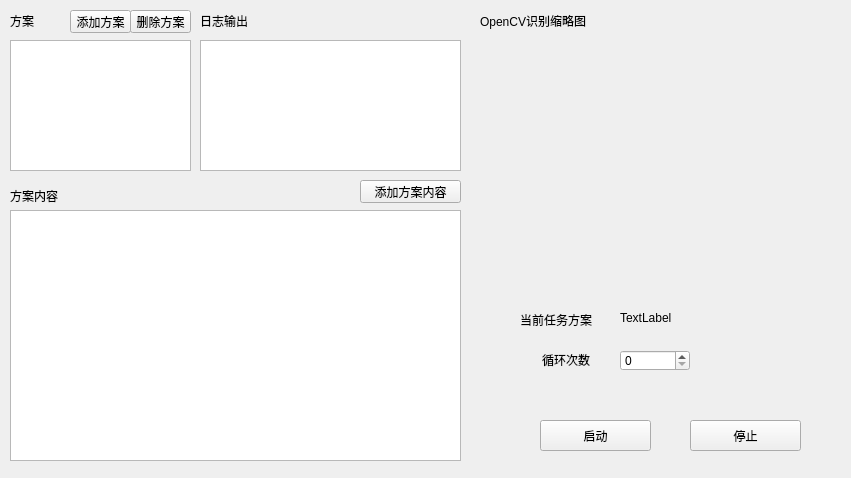
<?xml version="1.0" encoding="UTF-8"?>
<ui version="4.0">
 <class>mainwindow</class>
 <widget class="QWidget" name="mainwindow">
  <property name="enabled">
   <bool>true</bool>
  </property>
  <property name="geometry">
   <rect>
    <x>0</x>
    <y>0</y>
    <width>851</width>
    <height>478</height>
   </rect>
  </property>
  <property name="windowTitle">
   <string>mainwindow</string>
  </property>
  <widget class="QLabel" name="label">
   <property name="geometry">
    <rect>
     <x>10</x>
     <y>10</y>
     <width>31</width>
     <height>21</height>
    </rect>
   </property>
   <property name="text">
    <string>方案</string>
   </property>
  </widget>
  <widget class="QListWidget" name="listWidget">
   <property name="geometry">
    <rect>
     <x>10</x>
     <y>40</y>
     <width>181</width>
     <height>131</height>
    </rect>
   </property>
   <property name="editTriggers">
    <set>QAbstractItemView::EditTrigger::DoubleClicked</set>
   </property>
  </widget>
  <widget class="QLabel" name="label_2">
   <property name="geometry">
    <rect>
     <x>10</x>
     <y>185</y>
     <width>81</width>
     <height>21</height>
    </rect>
   </property>
   <property name="text">
    <string>方案内容</string>
   </property>
  </widget>
  <widget class="QTableWidget" name="tableWidget">
   <property name="geometry">
    <rect>
     <x>10</x>
     <y>210</y>
     <width>451</width>
     <height>251</height>
    </rect>
   </property>
   <property name="editTriggers">
    <set>QAbstractItemView::EditTrigger::NoEditTriggers</set>
   </property>
  </widget>
  <widget class="QLabel" name="label_3">
   <property name="geometry">
    <rect>
     <x>200</x>
     <y>10</y>
     <width>81</width>
     <height>21</height>
    </rect>
   </property>
   <property name="text">
    <string>日志输出</string>
   </property>
  </widget>
  <widget class="QPlainTextEdit" name="plainTextEdit">
   <property name="geometry">
    <rect>
     <x>200</x>
     <y>40</y>
     <width>261</width>
     <height>131</height>
    </rect>
   </property>
   <property name="readOnly">
    <bool>true</bool>
   </property>
  </widget>
  <widget class="QLabel" name="label_4">
   <property name="geometry">
    <rect>
     <x>480</x>
     <y>10</y>
     <width>131</width>
     <height>21</height>
    </rect>
   </property>
   <property name="text">
    <string>OpenCV识别缩略图</string>
   </property>
  </widget>
  <widget class="QToolButton" name="startTaskButton">
   <property name="geometry">
    <rect>
     <x>540</x>
     <y>420</y>
     <width>111</width>
     <height>31</height>
    </rect>
   </property>
   <property name="text">
    <string>启动</string>
   </property>
  </widget>
  <widget class="QToolButton" name="stopTaskButton">
   <property name="geometry">
    <rect>
     <x>690</x>
     <y>420</y>
     <width>111</width>
     <height>31</height>
    </rect>
   </property>
   <property name="text">
    <string>停止</string>
   </property>
  </widget>
  <widget class="QLabel" name="label_5">
   <property name="geometry">
    <rect>
     <x>542</x>
     <y>350</y>
     <width>61</width>
     <height>20</height>
    </rect>
   </property>
   <property name="text">
    <string>循环次数</string>
   </property>
  </widget>
  <widget class="QSpinBox" name="taskCycleNumber">
   <property name="geometry">
    <rect>
     <x>620</x>
     <y>350</y>
     <width>70</width>
     <height>21</height>
    </rect>
   </property>
   <property name="maximum">
    <number>999</number>
   </property>
  </widget>
  <widget class="QLabel" name="label_6">
   <property name="geometry">
    <rect>
     <x>520</x>
     <y>310</y>
     <width>81</width>
     <height>20</height>
    </rect>
   </property>
   <property name="text">
    <string>当前任务方案</string>
   </property>
  </widget>
  <widget class="QLabel" name="currentTaskName">
   <property name="geometry">
    <rect>
     <x>620</x>
     <y>310</y>
     <width>201</width>
     <height>16</height>
    </rect>
   </property>
   <property name="text">
    <string>TextLabel</string>
   </property>
  </widget>
  <widget class="QPushButton" name="programmeAddBtn">
   <property name="geometry">
    <rect>
     <x>70</x>
     <y>10</y>
     <width>61</width>
     <height>23</height>
    </rect>
   </property>
   <property name="text">
    <string>添加方案</string>
   </property>
  </widget>
  <widget class="QPushButton" name="programmeContentAddBtn">
   <property name="geometry">
    <rect>
     <x>360</x>
     <y>180</y>
     <width>101</width>
     <height>23</height>
    </rect>
   </property>
   <property name="text">
    <string>添加方案内容</string>
   </property>
  </widget>
  <widget class="QPushButton" name="programmeRemoveBtn">
   <property name="geometry">
    <rect>
     <x>130</x>
     <y>10</y>
     <width>61</width>
     <height>23</height>
    </rect>
   </property>
   <property name="text">
    <string>删除方案</string>
   </property>
  </widget>
  <widget class="QLabel" name="openCVIdentifyLabel">
   <property name="geometry">
    <rect>
     <x>470</x>
     <y>50</y>
     <width>381</width>
     <height>201</height>
    </rect>
   </property>
   <property name="text">
    <string/>
   </property>
  </widget>
 </widget>
 <resources/>
 <connections/>
</ui>
